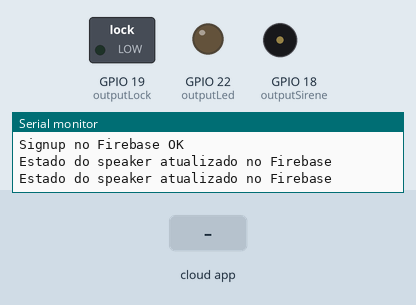
A sketch run on a simulated ESP32. On the bench: switched loads named in the sketch (green lamp = pin HIGH), output pins drawn as LEDs (lit = HIGH), buzzer (waves = sounding), the last lines printed to the serial monitor. The inputs (shaded band) are chosen by the test bench. WiFi joins after 1.5 s; servers stay silent unless stated; the Firebase database answers and starts empty.

Above: at 3.3 s.
3.4 s: the phone or cloud app sets state to 1
At 4.0 s:
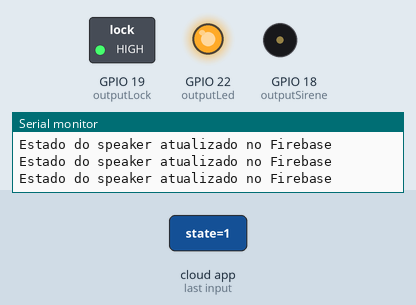
5.1 s: the phone or cloud app sets state to 1
At 5.9 s:
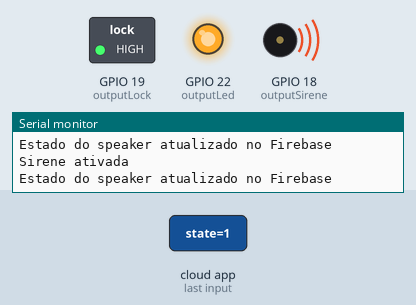
6.8 s: the phone or cloud app sets state to 0
At 9.2 s:
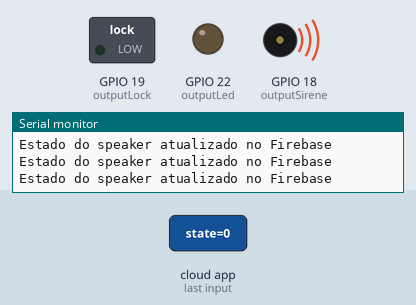
Timing chart, 0 to 12.2 s (numbered marks = the images above; inputs shaded):
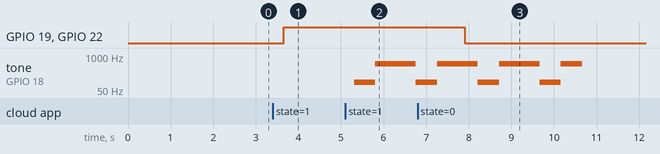

The sketch:

ESP32Code.ino
```cpp
#include <WiFi.h>
#include <Firebase_ESP_Client.h>
#include <addons/TokenHelper.h>
#include <addons/RTDBHelper.h>

const char* ssid = "VIVOFIBRA-F611";
const char* password = "sL5LsvrGcg";
const int outputLock = 19;    // Pin for lock control
const int outputLed = 22;     // Pin for LED
const int outputSirene = 18;  // Pin for speaker
bool signupOK = false;

// Variables for siren timing control
unsigned long sireneStartTime = 0;
const unsigned long sireneDuration = 5000; // Siren duration in milliseconds (5 seconds)
bool sireneActive = false;

#define API_KEY "AIzaSyBZkRfkPaOJAUwbdJHjecqrXj2NEJIxLxY"
#define DATABASE_URL "https://esp32-bece3-default-rtdb.firebaseio.com/"

FirebaseData fbdo;
FirebaseAuth auth;
FirebaseConfig config;

void toggleFECHADURA(bool fechaduraState) {
    digitalWrite(outputLed, fechaduraState);   // Control LED
    digitalWrite(outputLock, fechaduraState);  // Control actual lock - Agora corresponde diretamente ao estado

    if (Firebase.RTDB.setBool(&fbdo, "fechadura/state", fechaduraState)){
        Serial.println("Estado atualizado no Firebase");

        if (fechaduraState) {
            Serial.write("PORTA SERIAL LIGADA\n");
        } else {
            Serial.write("PORTA SERIAL DESLIGADA\n");
        }
    }
    else {
        Serial.println("Falha ao atualizar Firebase");
        Serial.println("RAZÃO: " + fbdo.errorReason());
    }
}

void toggleSPEAKER(bool speakerState) {
    if (speakerState && !sireneActive) {
        sireneActive = true;
        sireneStartTime = millis();
        Serial.println("Sirene ativada");
    }

    if (Firebase.RTDB.setBool(&fbdo, "speaker/state", speakerState)){
        Serial.println("Estado do speaker atualizado no Firebase");
    }
    else {
        Serial.println("Falha ao atualizar estado do speaker no Firebase");
        Serial.println("RAZÃO: " + fbdo.errorReason());
    }
}

void handleSirene() {
    if (sireneActive) {
        tone(outputSirene, 100);
        delay(500);
        tone(outputSirene, 500);
        delay(500);

        if (millis() - sireneStartTime >= sireneDuration) {
            noTone(outputSirene);
            sireneActive = false;

            if (Firebase.RTDB.setBool(&fbdo, "speaker/state", false)) {
                Serial.println("Sirene desativada e Firebase atualizado");
            } else {
                Serial.println("Falha ao atualizar estado da sirene no Firebase");
            }
        }
    }
}

void setup() {
    Serial.begin(2000000);
    Serial.println("\nIniciando...");

    pinMode(outputLock, OUTPUT);  // Initialize lock pin
    pinMode(outputLed, OUTPUT);   // Initialize LED pin
    pinMode(outputSirene, OUTPUT); // Initialize speaker pin

    digitalWrite(outputLock, LOW);  // Ensure lock starts closed
    digitalWrite(outputLed, LOW);   // Ensure LED starts off
    noTone(outputSirene);          // Ensure speaker starts silent

    Serial.println("Conectando ao WiFi...");
    WiFi.begin(ssid, password);

    int attempt = 0;
    while (WiFi.status() != WL_CONNECTED && attempt < 20) {
        delay(1000);
        Serial.print(".");
        attempt++;
    }
    Serial.println();

    if (WiFi.status() == WL_CONNECTED) {
        Serial.println("WiFi conectado!");
        Serial.print("IP local: ");
        Serial.println(WiFi.localIP());

        config.api_key = API_KEY;
        config.database_url = DATABASE_URL;

        if (Firebase.signUp(&config, &auth, "", "")) {
            Serial.println("Signup no Firebase OK");
            signupOK = true;
        } else {
            Serial.printf("Falha no Signup %s\n", config.signer.signupError.message.c_str());
        }

        config.token_status_callback = tokenStatusCallback;
        Firebase.begin(&config, &auth);
        Firebase.reconnectWiFi(true);

        // Inicializa o estado da fechadura verificando o Firebase
        if (Firebase.RTDB.getBool(&fbdo, "fechadura/state")) {
            bool initialState = fbdo.boolData();
            digitalWrite(outputLed, initialState);
            digitalWrite(outputLock, initialState);
        }
    } else {
        Serial.println("Falha ao conectar ao WiFi");
    }
}

void loop() {
    if (WiFi.status() == WL_CONNECTED) {
        if (Firebase.ready() && signupOK) {
            // Check lock state
            if (Firebase.RTDB.getBool(&fbdo, "fechadura/state")) {
              bool fechaduraState = fbdo.boolData();
              digitalWrite(outputLed, fechaduraState);
              digitalWrite(outputLock, fechaduraState);  // Atualiza diretamente o estado da fechadura
            }

            // Check speaker state
            if (Firebase.RTDB.getBool(&fbdo, "speaker/state")) {
                bool speakerState = fbdo.boolData();
                toggleSPEAKER(speakerState);
            }

            // Handle siren operation
            handleSirene();
        }
    }
}
```

Measured:
- after the input at 3.4 s, GPIO 19 (outputLock), GPIO 22 (outputLed): LOW → HIGH after 0.26 s
- after the input at 5.1 s, tone on GPIO 18 (outputSirene): silent → 100 Hz after 0.21 s, → 500 Hz 0.50 s later, → 100 Hz 0.95 s later
- after the input at 6.8 s, GPIO 19 (outputLock), GPIO 22 (outputLed): HIGH → LOW after 1.1 s
